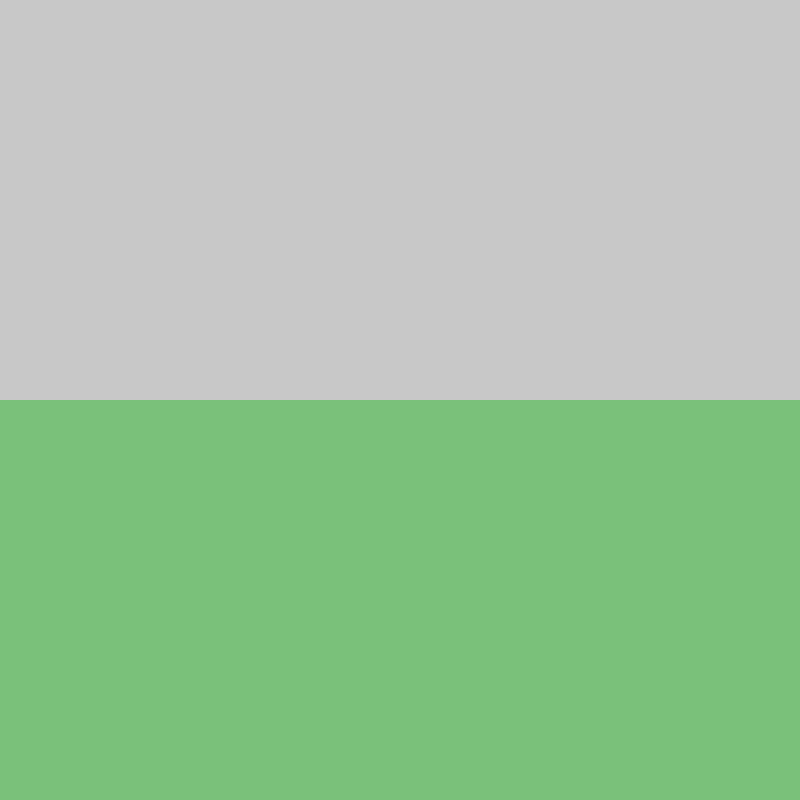
Frame 1 (no input)
Frame 60 (no input): identical to frame 1, image omitted
Frame 120 (the mouse pressed at the canvas centre since frame 60): identical to frame 1, image omitted

The p5.js sketch that drew this single still picture (run headless with seeded random() and noise() and a simulated clock; from frame 60 on, the mouse is pressed at the canvas centre):

// p5.js sketch
// ── sketch.js
let balls = [];
let restartButton;

class Ball
{
    constructor ( pos, size )
    {
        this.pos = pos;

        this.size = size;

        this.forces = [];

        this.velocity = createVector ( 0, 0 );
        this.acceleration = createVector ( 0, 0 );
    }

    update ()
    {
        this.applyForces ();

        this.pos.add ( this.velocity );

        this.checkEdges ();
    }

    display ()
    {
        stroke ( 51 );
        strokeWeight ( 4 );

        fill ( 255 );

        circle ( this.pos.x, this.pos.y, this.size );
    }

    applyForces ()
    {
        this.forces.forEach ( ( f ) =>
        {
            this.acceleration.add ( f );
        });

        this.velocity.add ( this.acceleration );

        this.acceleration = createVector ( 0, 0 );

        this.forces = [];
    }

    addForce ( f )
    {
        this.forces.push ( f );
    }

    checkEdges ()
    {
        let bounceMag = 1.5;
        let bounceVector = createVector ( 0, 0 );
        let r = this.size / 2;

        if ( ( this.pos.y + r ) > height )
        {
            bounceVector.add ( 0, -bounceMag );
            this.pos.y = height - r
        }

        if ( ( this.pos.x + r ) > width )
        {
            bounceVector.add ( -bounceMag, 0 );
            this.pos.x = width - r
        }

        if ( ( this.pos.x - r ) < 0 )
        {
            bounceVector.add ( -bounceMag, 0 );
            this.pos.x = r
        }

        bounceVector.mult ( this.velocity );

        this.addForce ( bounceVector );
    }
}

function gravity ( b )
{
    return createVector ( 0, 0.1 );
}

function drag ( b )
{
    let f = b.velocity.copy ();

    f.normalize ();

    f.mult ( -1 );
    
    let speed = b.velocity.magSq ();

    let c = 0.1;

    //surface area
    let a = b.size * b.size * 0.0005;

    let fMag = c*speed*a;

    f.mult ( fMag );

    return f;
}

function startSim ()
{
    balls = [];

    for ( let i=0; i < 100; i++ )
    {
        let b_pos = createVector ( random ( 0, width ), 80 );
        balls.push ( new Ball ( b_pos, random ( 5, 50 ) ) );
    }
}

function setup() 
{
    createCanvas(800, 800);

    restartButton = createButton ( 'Restart' );
    restartButton.position ( 20, height + 40 );
    restartButton.size ( 300, 150 );
    restartButton.mousePressed ( startSim );
}

function draw() 
{
    background ( 200 );

    balls.forEach ( ( b ) => 
    {
        if ( b.pos.y > height/2 )
            b.addForce ( drag ( b ) );

        b.addForce ( gravity ( b ) );

        b.update ();
        b.display ();
    });

    noStroke ();
    fill ( 0, 180, 0, 100 );
    rect ( 0, height/2, width, height/2 );
}
